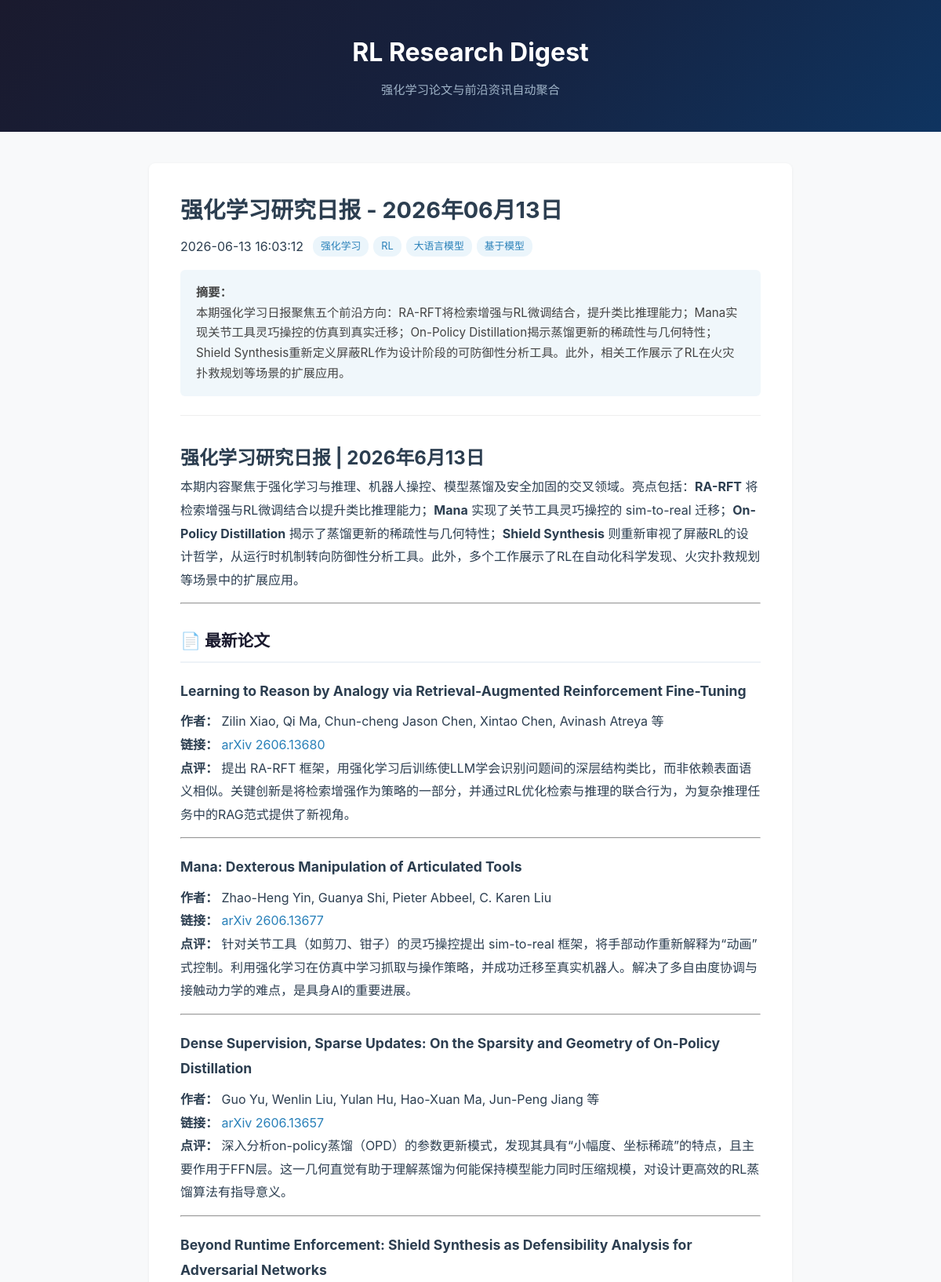
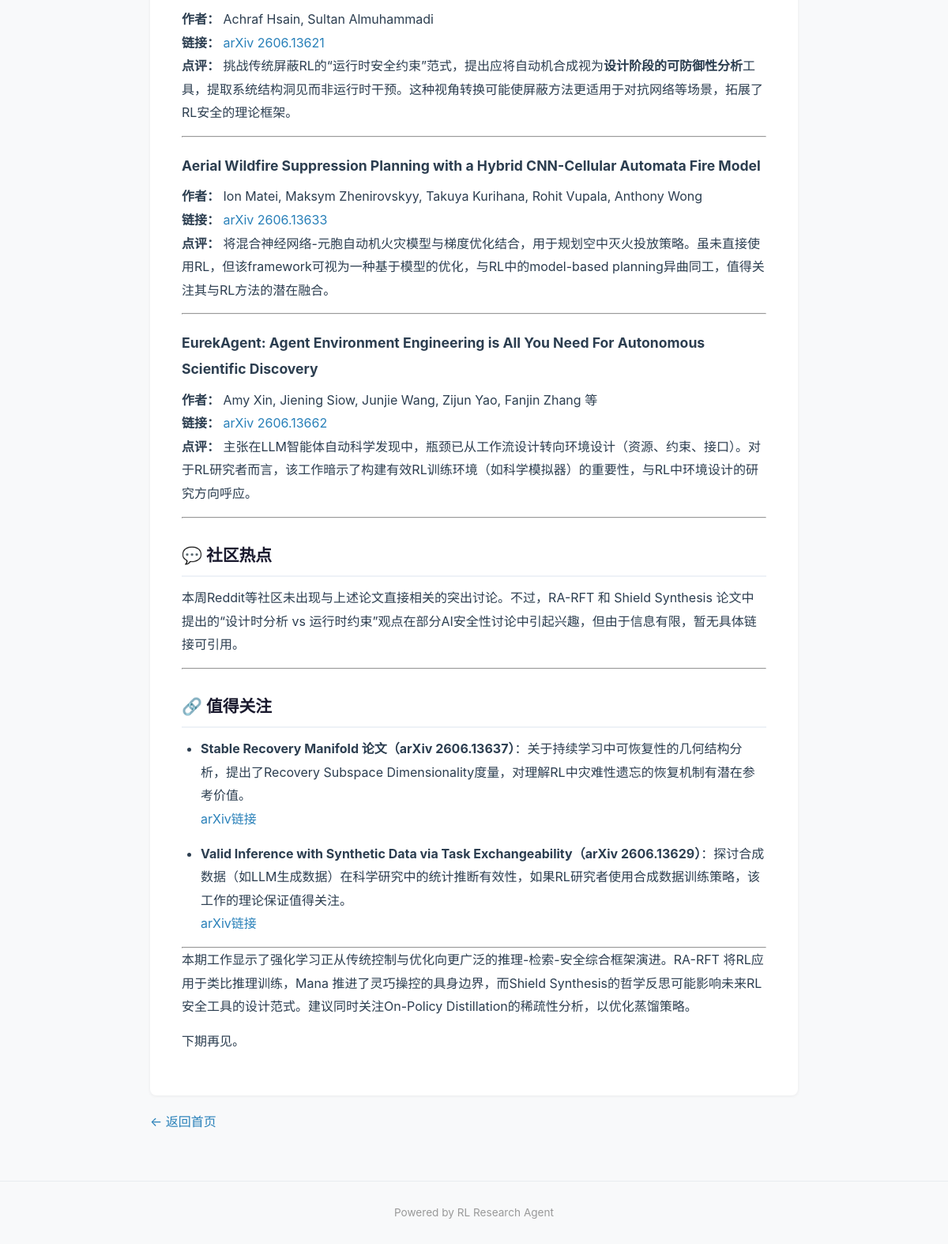
Screenshot of /article/强化学习研究日报---2026年06月13日-ee071864 with the database file from the repository (2 pictures, top to bottom).
### tables this page shows
CREATE TABLE articles (
            id INTEGER PRIMARY KEY AUTOINCREMENT,
            title TEXT NOT NULL,
            slug TEXT UNIQUE NOT NULL,
            content TEXT NOT NULL,
            summary TEXT,
            tags TEXT,
            source TEXT DEFAULT 'agent',
            published_at TEXT NOT NULL,
            created_at TEXT DEFAULT (datetime('now', 'localtime'))
        );

### blog_server/app.py (the view)
@app.route("/article/<slug>")
def article_detail(slug):
    db = get_db()
    article = db.execute(
        "SELECT * FROM articles WHERE slug = ?", (slug,)
    ).fetchone()
    if article is None:
        abort(404)
    return render_template("article.html", article=article)

### blog_server/app.py (called while the page is built)
def get_db():
    if "db" not in g:
        g.db = sqlite3.connect(DATABASE)
        g.db.row_factory = sqlite3.Row
    return g.db

### blog_server/templates/article.html (shortened to what this page needs)
<!DOCTYPE html>
<html lang="zh-CN">
<head>
    <link rel="stylesheet" href="{{ url_for('static', filename='css/style.css') }}">
</head>
<body>
    <header class="site-header">
        <div class="container">
            <h1><a href="/">RL Research Digest</a></h1>
            <p class="subtitle">强化学习论文与前沿资讯自动聚合</p>
        </div>
    </header>
    <main class="container">
        <article class="article-full">
            <header class="article-header">
                <h1>{{ article.title }}</h1>
                <div class="meta">
                    <time>{{ article.published_at }}</time>
                    {% if article.tags %}
                        <span class="tags">
                            {% for tag in article.tags.split(',') %}
                                <span class="tag">{{ tag.strip() }}</span>
                            {% endfor %}
                        </span>
                    {% endif %}
                </div>
                {% if article.summary %}
                    <div class="article-summary-box">
                        <strong>摘要：</strong>{{ article.summary | safe }}
                    </div>
                {% endif %}
            </header>
            <div class="article-content">
                {{ article.content | safe }}
            </div>
        </article>
        <nav class="article-nav">
            <a href="/">← 返回首页</a>
        </nav>
    </main>
    <footer class="site-footer">
        <div class="container">
            <p>Powered by RL Research Agent</p>
        </div>
    </footer>
</body>
</html>

### blog_server/static/css/style.css (style rules this page uses)
*, *::before, *::after { box-sizing: border-box; margin: 0; padding: 0; }
body { font-family: -apple-system, BlinkMacSystemFont, "Segoe UI", Roboto, "Helvetica Neue", Arial, sans-serif; line-height: 1.7; color: #2c3e50; background: #f8f9fa; }
.container { max-width: 860px; margin: 0 auto; padding: 0 20px; }
a { color: #2980b9; text-decoration: none; }
.site-header { background: linear-gradient(135deg, #1a1a2e 0%, #16213e 50%, #0f3460 100%); color: #fff; padding: 40px 0; text-align: center; }
.site-header h1 { font-size: 2rem; margin-bottom: 8px; }
.site-header h1 a { color: #fff; text-decoration: none; }
.site-header .subtitle { font-size: 0.95rem; color: #a0b4c8; }
.meta { display: flex; align-items: center; gap: 12px; flex-wrap: wrap; }
.tags { display: flex; gap: 6px; flex-wrap: wrap; }
.tag { display: inline-block; background: #ebf5fb; color: #2980b9; padding: 2px 10px; border-radius: 12px; font-size: 0.8rem; }
.article-full { background: #fff; border-radius: 8px; padding: 40px; margin: 40px 0 20px; box-shadow: 0 1px 4px rgba(0,0,0,0.06); }
.article-header { margin-bottom: 32px; padding-bottom: 24px; border-bottom: 1px solid #eee; }
.article-header h1 { font-size: 1.8rem; margin-bottom: 12px; line-height: 1.4; }
.article-summary-box { background: #f0f7fb; padding: 16px 20px; border-radius: 6px; margin-top: 16px; font-size: 0.95rem; color: #444; }
.article-content { font-size: 1rem; line-height: 1.85; }
.article-content h2 { margin: 28px 0 12px; font-size: 1.3rem; color: #1a1a2e; padding-bottom: 6px; border-bottom: 2px solid #eef2f7; }
.article-content h3 { margin: 20px 0 8px; font-size: 1.1rem; color: #2c3e50; }
.article-content p { margin-bottom: 14px; }
.article-content ul, .article-content ol { margin: 10px 0 14px 24px; }
.article-content li { margin-bottom: 6px; }
.article-content a { word-break: break-all; }
.article-nav { margin: 20px 0 40px; }
.site-footer { text-align: center; padding: 28px 0; margin-top: 60px; border-top: 1px solid #e9ecef; color: #999; font-size: 0.85rem; }

### rows the page displays
articles: title "强化学习研究日报 - 2026年06月13日", published_at "2026-06-13 16:03:12", summary "本期强化学习日报聚焦五个前沿方向：RA-RFT将检索增强与RL微调结合，提升类比推理能力；Mana实现关节工具灵巧操控的仿真到真实迁移；On-Policy Distillation揭示蒸馏更新的稀疏性与几何特性；Shield Synthesis重新定义屏蔽RL作为设计阶段的可防御性分析工具。此外，相关工作展示了RL在火灾扑救规划等场景的扩展应用。", content "强化学习研究日报 | 2026年6月13日 本期内容聚焦于强化学习与推理、机器人操控、模型蒸馏及安全加固的交叉领域。亮点包括： RA-RFT 将检索增强与RL微调结合以提升类比推理能力； Mana 实现了关节工具灵巧操控的 sim-to-real 迁移； On-Policy Distillation 揭示了蒸馏更新的稀疏性与几何特性； Shield Synthesis 则重新审视了屏蔽RL的设计哲学，从运行时机制转向防御性分析工具。此外，多个工作展示了RL在自动化科学发现、火灾扑救规划等场景中的扩展应用。 📄 最新论文 Learning to Reason by Analogy via Retrieval-Augmented Reinforcement Fine-Tuning 作者： Zilin Xiao, Qi Ma, Chun-cheng Jason Chen, Xintao Chen, Avinash Atreya 等 链接： arXiv 2606.13680 点评： 提出 RA-RFT 框架，用强化学习后训练使LLM学会识别问题间的深层结构类比，而非依赖表面语义相似。关键创新是将检索增强作为策略的一部分，并通过RL优化检索与推理的联合行为，为复杂推理任务中的RAG范式提供了新视角。 Mana: Dexterous Manipulation of Articulated Tools 作者： Zhao-Heng Yin, Guanya Shi, Pieter Abbeel, C. Karen Liu 链接： arXiv 2606.13677 点评：…"

### other values shown
{{ tag.strip() }} "强化学习" "RL" "大语言模型" "基于模型"
